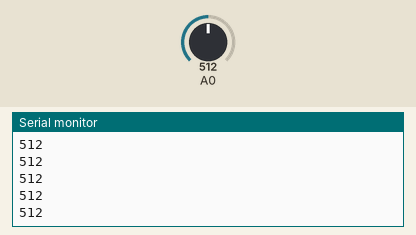
Simulated run of this sketch. Board: Arduino Uno, built with avr-gcc and run on an emulated ATmega328P. Shown: the last lines printed to the serial monitor. Inputs (shaded band) come from the test bench; at power-on: A0 = 512. No radio packets arrive unless stated.

Above: at 1.2 s.
1.3 s: A0 set to 716
At 2.0 s:
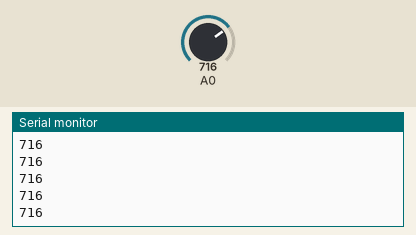
2.8 s: A0 set to 900
At 3.4 s:
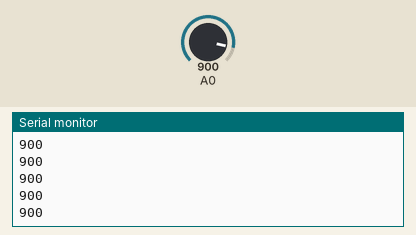
Timing chart, 0 to 5.8 s (numbered marks = the images above; inputs shaded):
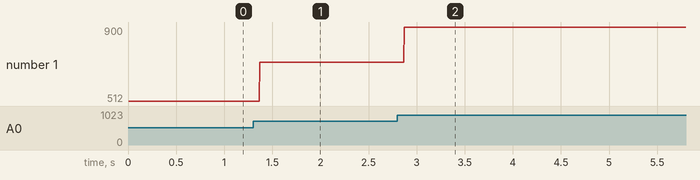

Measured:
- after the input at 1.3 s, the serial monitor: prints a new line after 0.07 s (image 1)
- after the input at 2.8 s, the serial monitor: prints a new line after 0.07 s (image 2)
- plotted number 1: 512 → 716 after the input at 1.3 s, 716 → 900 after the input at 2.8 s

The sketch:

action_transmitter.ino
```cpp
// Code 1 : Sending Text (Transmitter)
// Library: TMRh20/RF24 (https://github.com/tmrh20/RF24/)

#include <SPI.h>
#include <RF24.h>
#include <nRF24L01.h>

RF24 radio(9, 8); // CE, CSN
const byte address[6] = "00001";

void setup() {
  Serial.begin(9600);
  pinMode(A0, INPUT);
  radio.begin();
  radio.openWritingPipe(address);
  radio.setPALevel(RF24_PA_MIN);
  radio.stopListening();
};

void loop() {

  int action= analogRead(A0);
  Serial.println(action);
  radio.write(&action, sizeof(action));


};
```
